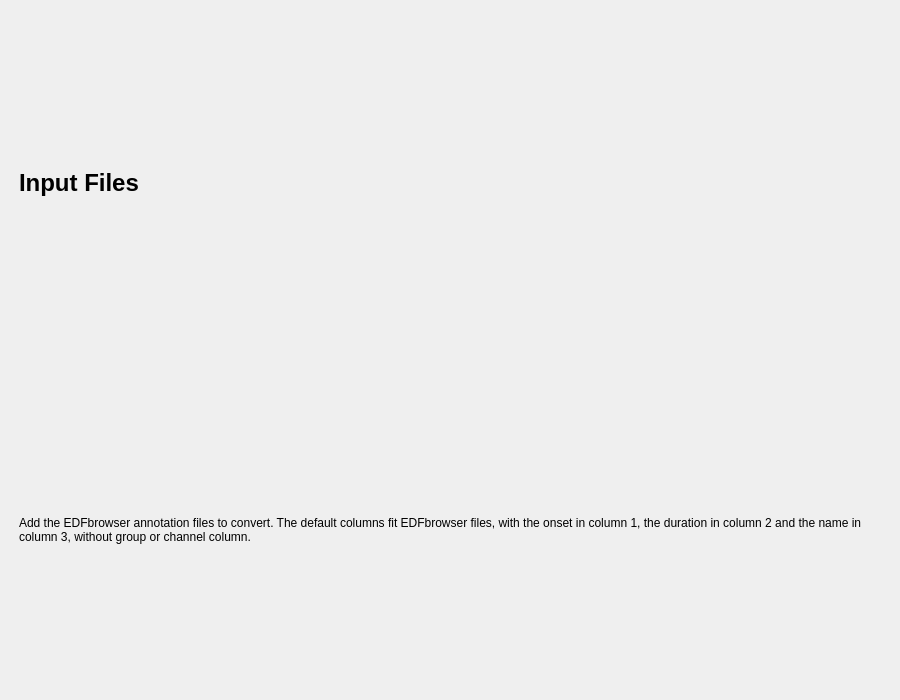
<?xml version="1.0" encoding="UTF-8"?>
<ui version="4.0">
 <class>InputFilesStep</class>
 <widget class="QWidget" name="InputFilesStep">
  <property name="geometry">
   <rect>
    <x>0</x>
    <y>0</y>
    <width>900</width>
    <height>700</height>
   </rect>
  </property>
  <property name="windowTitle">
   <string />
  </property>
  <layout class="QVBoxLayout" name="verticalLayout">
   <property name="spacing">
    <number>16</number>
   </property>
   <property name="leftMargin">
    <number>0</number>
   </property>
   <property name="topMargin">
    <number>0</number>
   </property>
   <property name="rightMargin">
    <number>0</number>
   </property>
   <property name="bottomMargin">
    <number>0</number>
   </property>
   <item>
    <layout class="QVBoxLayout" name="header_box_layout">
     <property name="leftMargin">
      <number>19</number>
     </property>
     <property name="topMargin">
      <number>12</number>
     </property>
     <property name="rightMargin">
      <number>19</number>
     </property>
     <property name="bottomMargin">
      <number>0</number>
     </property>
     <item>
      <layout class="QVBoxLayout" name="header_layout">
       <property name="spacing">
        <number>6</number>
       </property>
       <item>
        <widget class="QLabel" name="title_label">
         <property name="font">
          <font>
           <pointsize>18</pointsize>
           <bold>true</bold>
          </font>
         </property>
         <property name="text">
          <string>Input Files</string>
         </property>
        </widget>
       </item>
       <item>
        <widget class="QLabel" name="subtitle_label">
         <property name="text">
          <string>Add the EDFbrowser annotation files to convert. The default columns fit EDFbrowser files, with the onset in column 1, the duration in column 2 and the name in column 3, without group or channel column.</string>
         </property>
         <property name="wordWrap">
          <bool>true</bool>
         </property>
         <property name="variant" stdset="0">
          <string notr="true">help</string>
         </property>
        </widget>
       </item>
      </layout>
     </item>
    </layout>
   </item>
  </layout>
 </widget>
 <resources>
  <include location="../../../../../snooz-toolbox/src/main/python/ui/themes/themes.qrc" />
 </resources>
 <connections />
</ui>
